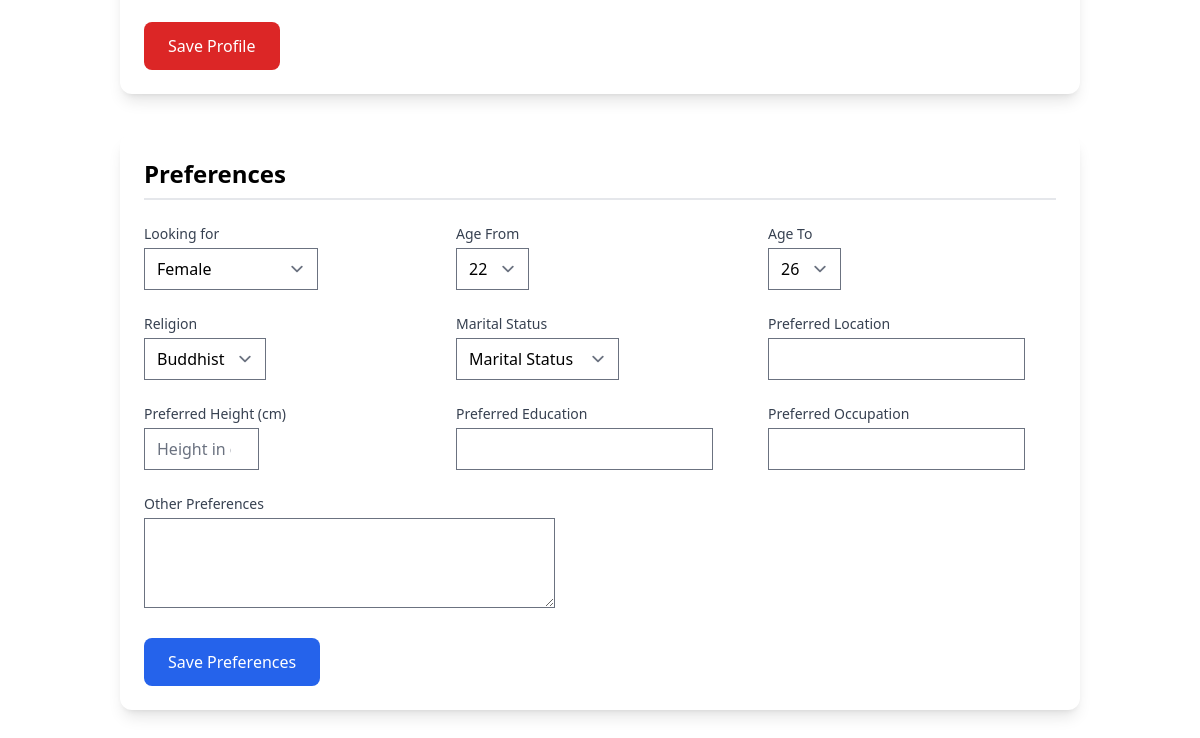
The page /editprofile/ (signed in, lower part) on the database as committed earlier.
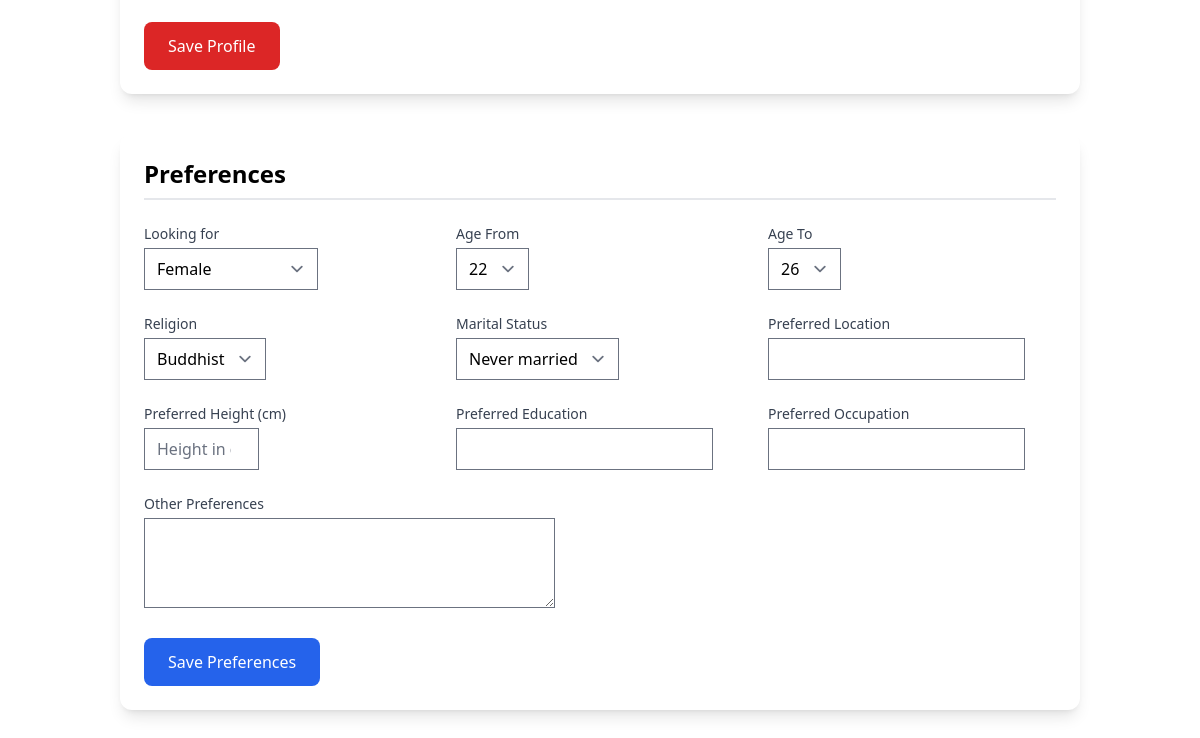
The same page on the database as committed later.
### marital/models.py (models this page shows, shortened)
class Preference(models.Model):
    GENDER_CHOICES = UserProfile.GENDER_CHOICES
    MARITAL_STATUS_CHOICE = UserProfile.MARITAL_STATUS_CHOICE
    RELIGION_CHOICE = UserProfile.RELIGION_CHOICE
    user = models.OneToOneField(User, on_delete=models.CASCADE, related_name='preference')
    min_age = models.IntegerField(default=20, validators=[MinValueValidator(20)])
    max_age = models.IntegerField(default=50, validators=[MinValueValidator(20)])
    prefered_gender = models.CharField(max_length=1, choices=GENDER_CHOICES)
    prefered_marital_status = models.CharField(max_length=100, blank=True)
    prefered_religion = models.CharField(max_length=100, blank=True)
    prefered_location = models.CharField(max_length=100, blank=True)
    prefered_height = models.IntegerField(help_text="Height in centimeters", null=True, blank=True,validators=[MinValueValidator(100), MaxValueValidator(250)])
    prefered_education = models.CharField(max_length=100, blank=True)
    prefered_occupation = models.CharField(max_length=100, blank=True)
    other_preference = models.CharField(max_length=200, blank=True)
    created_at = models.DateTimeField(auto_now_add=True)
    updated_at = models.DateTimeField(auto_now=True)
    class Meta:
        verbose_name = "Preference"
        verbose_name_plural = "Preferences"

### marital/views.py (the view)
# urls.py: path('editprofile/', views.edit_profile, name='edit_profile'),
def edit_profile(request):
    try:
        profile, created = UserProfile.objects.get_or_create(user=request.user)
        preference, created = Preference.objects.get_or_create(user=request.user)
    except Exception as e:
        messages.error(request, f"Error retrieving profile or preferences: {str(e)}")
        return redirect('marital:edit_profile')
    if request.method == 'POST':
        if 'profile_submit' in request.POST:
            profile_form = UserProfileForm(request.POST, request.FILES, instance = profile)
            if profile_form.is_valid():
                profile = profile_form.save()
                profile.is_profile_complete = profile.is_complete()
                profile.save()
                messages.success(request,'Profile updated succesfully')
                return redirect('marital:edit_profile')
            else:
                messages.error(request, 'There was an error updating your profile')
        else:
            preference_form = PreferenceForm(request.POST, instance=preference)
            if preference_form.is_valid():
                preference_form.save()
                messages.success(request,'Preference updated succesfully')
                return redirect('marital:edit_profile')
            else:
                messages.error(request, 'There was an error updating your preference')
    else:
        profile_form = UserProfileForm(instance=profile)
        preference_form = PreferenceForm(instance=preference)
    return render(request, "marital/edit_profile.html", {
        'profile_form' : profile_form,
        'preference_form' : preference_form,
    })

### marital/forms.py
class UserProfileForm(forms.ModelForm):
    class Meta:
        model = UserProfile
        fields = ['profile_image', 'dob', 'bio', 'gender', 'marital_status', 'height', 'religion', 'location', 'occupation', 'education']
        widgets = {
            'dob' : forms.DateInput(attrs={'type':'date'}),
            'bio' : forms.Textarea(attrs={'rows':4}),
        }
    def __init__(self, *args, **kwargs):
        super().__init__(*args, **kwargs)
        if 'user' in self.fields:
            self.fields.pop('user')  # Remove user field since it’s set via the view
        for field in ['created_at', 'updated_at', 'is_profile_complete']:
            if field in self.fields:
                self.fields.pop(field)

### templates/marital/edit_profile.html (shortened to what this page needs)
{% extends 'layout.html' %}
{% load static %}
{% block content %}
<div class="max-w-5xl mx-auto px-4 py-12 sm:px-6 lg:px-8">
    <div class="bg-white shadow-lg rounded-xl p-6 mb-10">
        <form method="post" enctype="multipart/form-data" class="space-y-6">
            <button type="submit" name="profile_submit" class="mt-6 px-6 py-3 bg-red-600 text-white rounded-lg hover:bg-red-700 focus:outline-none focus:ring-2 focus:ring-red-600 transition duration-200">
                Save Profile
            </button>
        </form>
    </div>
    <div class="bg-white shadow-lg rounded-xl p-6">
        <h2 class="text-2xl font-semibold mb-6 border-b-2 border-gray-200 pb-2">Preferences</h2>
        <form method="post" class="space-y-6">
            <div class="grid grid-cols-1 md:grid-cols-3 gap-6">
                <div>
                    <label class="block text-sm font-medium text-gray-700 mb-1">Looking for</label>
                    {{ preference_form.prefered_gender }}
                </div>
                <div>
                    <label class="block text-sm font-medium text-gray-700 mb-1">Age From</label>
                    {{ preference_form.min_age }}
                </div>
                <div>
                    <label class="block text-sm font-medium text-gray-700 mb-1">Age To</label>
                    {{ preference_form.max_age }}
                </div>
                <div>
                    <label class="block text-sm font-medium text-gray-700 mb-1">Religion</label>
                    {{ preference_form.prefered_religion }}
                </div>
                <div>
                    <label class="block text-sm font-medium text-gray-700 mb-1">Marital Status</label>
                    {{ preference_form.prefered_marital_status }}
                </div>
                <div>
                    <label class="block text-sm font-medium text-gray-700 mb-1">Preferred Location</label>
                    {{ preference_form.prefered_location }}
                </div>
                <div>
                    <label class="block text-sm font-medium text-gray-700 mb-1">Preferred Height (cm)</label>
                    {{ preference_form.prefered_height }}
                </div>
                <div>
                    <label class="block text-sm font-medium text-gray-700 mb-1">Preferred Education</label>
                    {{ preference_form.prefered_education }}
                </div>
                <div>
                    <label class="block text-sm font-medium text-gray-700 mb-1">Preferred Occupation</label>
                    {{ preference_form.prefered_occupation }}
                </div>
                <div class="col-span-3">
                    <label class="block text-sm font-medium text-gray-700 mb-1">Other Preferences</label>
                    {{ preference_form.other_preference }}
                </div>
            </div>
            <button type="submit" name="preference_submit" class="mt-6 px-6 py-3 bg-blue-600 text-white rounded-lg hover:bg-blue-700 focus:outline-none focus:ring-2 focus:ring-blue-600 transition duration-200">
                Save Preferences
            </button>
        </form>
    </div>
</div>
{% endblock %}

Rows that differ between the two databases and show on the page:
changed Preference "Female": prefered_marital_status "Marital Status" → "Never married"
